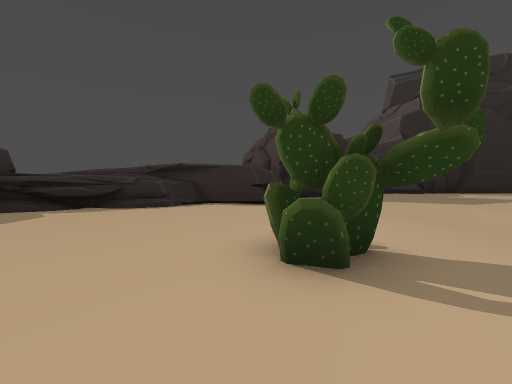
[1] (above)

14 first-person views from a walk through a Godot game level. The camera is 1.5 m above the floor, tilts 2° down and sees 90° across. The floor is counted in squares, 2 m on a side. Each view is taken from the middle of a square. On the plan, view 1 faces up. The plan holds only what a view shows up to about 9 squares ahead; the rest is blank. The place goes on beyond the plan. Characters and animated objects are left out.

[2]
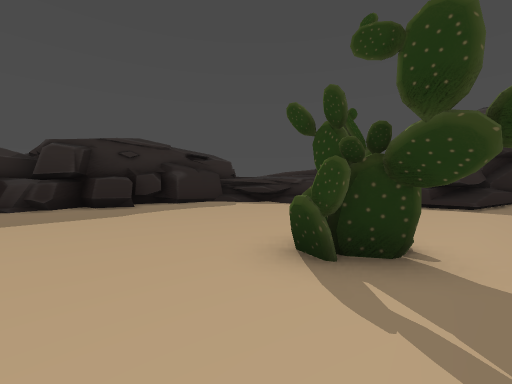

[3]
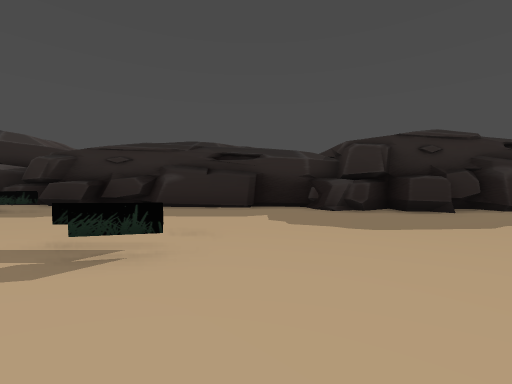

[4]
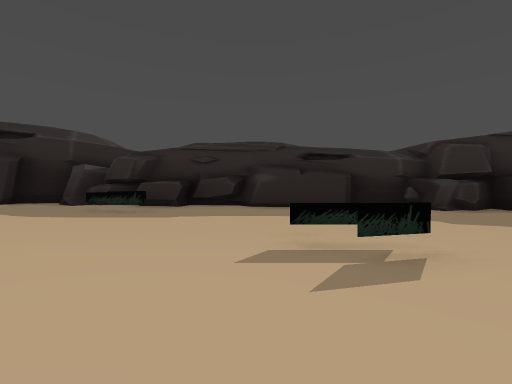

[5]
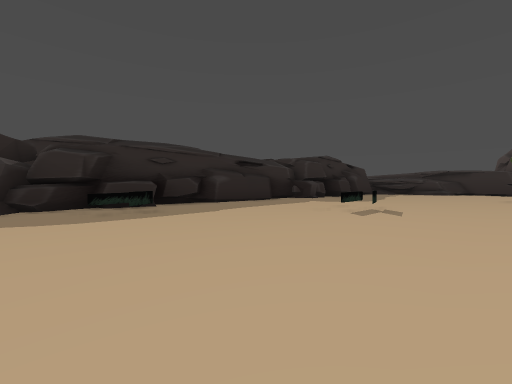

[6]
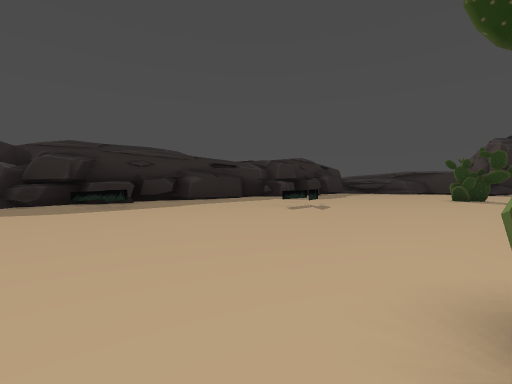

[7]
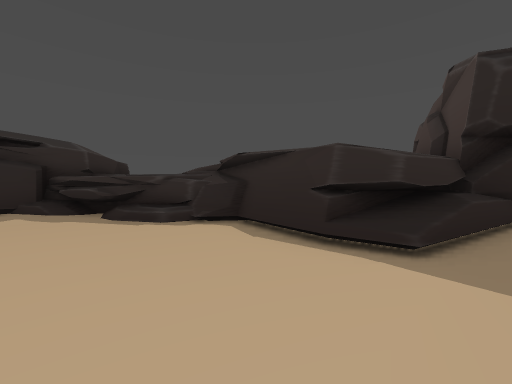

[8]
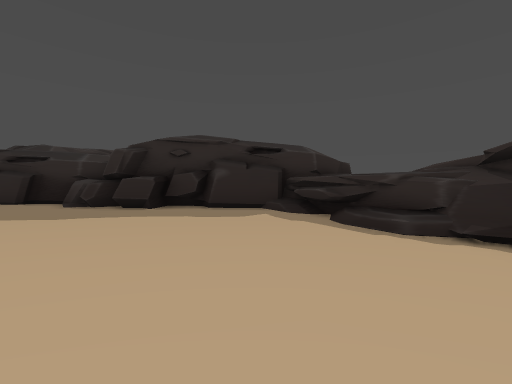

[9]
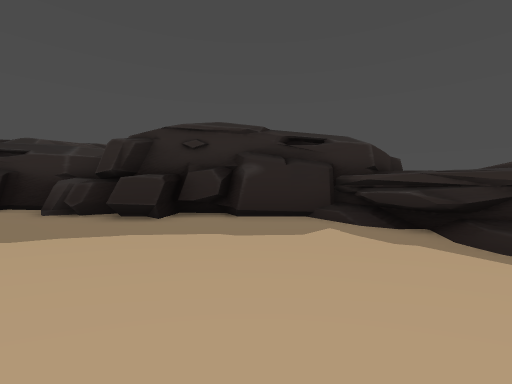

[10]
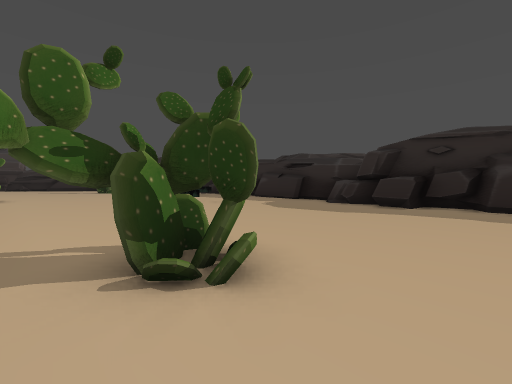

[11]
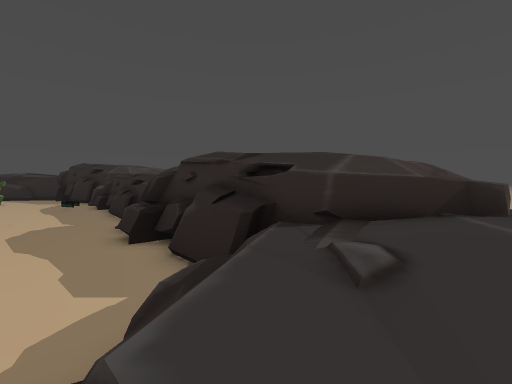

[12]
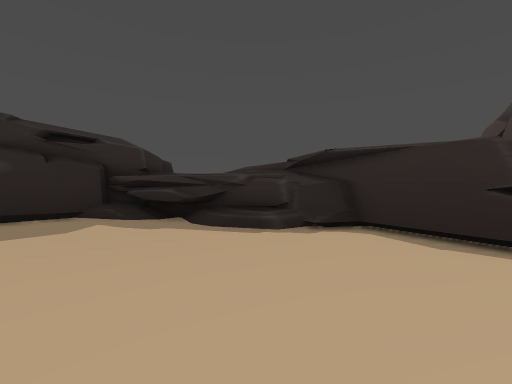

[13]
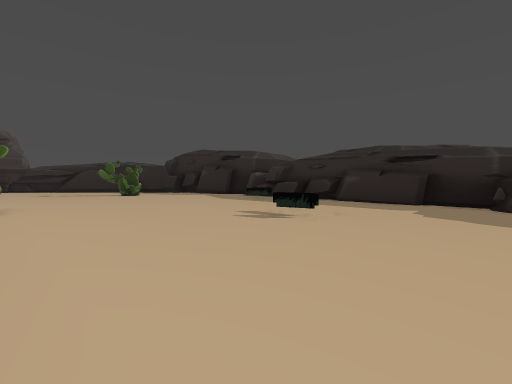

[14]
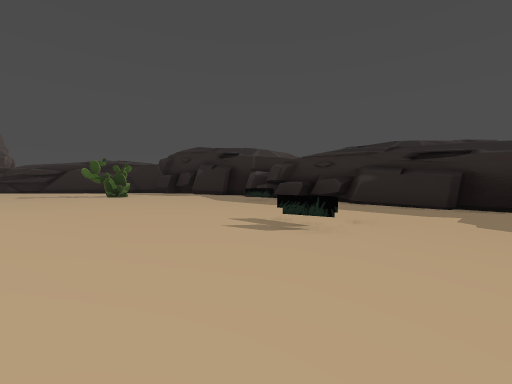

### Floor plan
Key: @ floor where view 1 was taken; # wall or solid block; x gap in a wall; . main floor; : floor 2 m higher than the main floor; + floor 2.25 m higher than the main floor; * floor 3 m higher than the main floor; % floor 3.25 m higher than the main floor; / step, stairs or slope; = window, fence, low wall or low ledge; ^ raised ledge.
Columns run from 13 left of view 1 to 2 right of it. Each row starts with its distance up from view 1.
 17              #
 16              #
 15              ##
 14               ##
 13               ##
 12              /==
 11        /=/%%*/=/
 10   ^^+++/://===/.
  9 ^^^^^::/:=///=/.
  8      #/////.....
  7      #^/........
  6      ##.........
  5      ##.........
  4      ##.........
  3      ##.......#x
  2      ##.........
  1      ##.........
  0      ##......@..
 -1      #..........
 -2      #..........
 -3      #....#.....
 -4      #....=.....
 -5     ##..........
 -6     #...........
 -7     #...........
 -8     ##=.........
 -9     #.=........#
-10     #..........
-11     #...........

Positions as (right, up) in squares from view 1, and headings:
1: (0, 0), facing up
2: (2, 0), facing up-left
3: (0, -2), facing left
4: (0, -5), facing left
5: (0, -11), facing up-left
6: (2, -11), facing up-left
7: (2, 6), facing up-left
8: (1, 6), facing left
9: (-1, 5), facing left
10: (2, 5), facing down-left
11: (-4, 10), facing down-left
12: (0, 5), facing up-left
13: (2, 0), facing down-left
14: (1, -1), facing down-left
